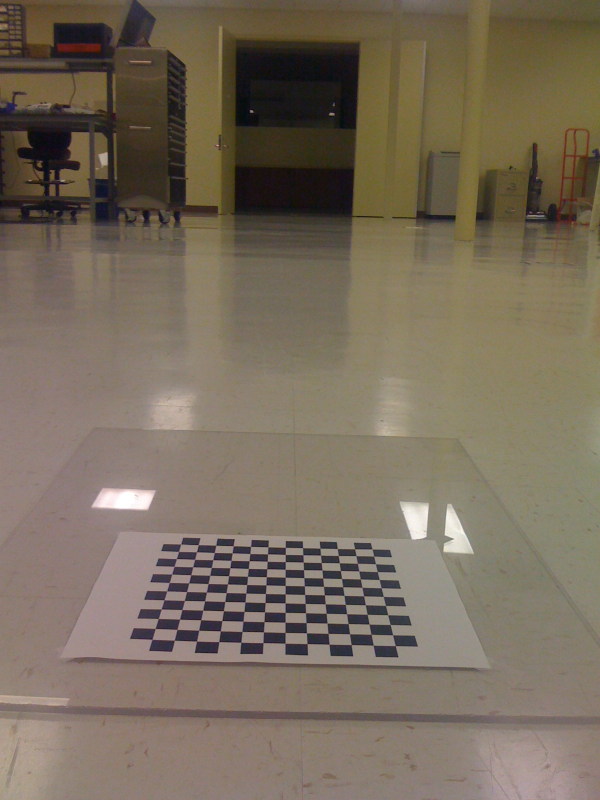
#> input picture Learning.OpenCV/birdseye/IMG_0214.jpg, 1200 x 1600 px (shown at 1/2 size)
$ python logPolar.py ../../../../Learning.OpenCV/birdseye/IMG_0214.jpg   (Python 2 division)
#> lines starting #> are read from the running program, lines starting #| are printed output that depends on the picture
# -*- coding: utf-8 -*-
import cv2
import sys
#主函数
if __name__ == "__main__":
    if len(sys.argv)>1:
        src = cv2.imread(sys.argv[1],cv2.IMREAD_ANYCOLOR)
#> src is the input picture: shape (1600, 1200, 3); mean B, G, R 91.9, 108.1, 120.2
    else:
        print "Usage: python logPolar.py image"
    #显示原图
    cv2.imshow("src",src)
    #图像的极坐标变换
    M = 150
    dst=cv2.logPolar(src,(508,503),M,cv2.WARP_FILL_OUTLIERS)
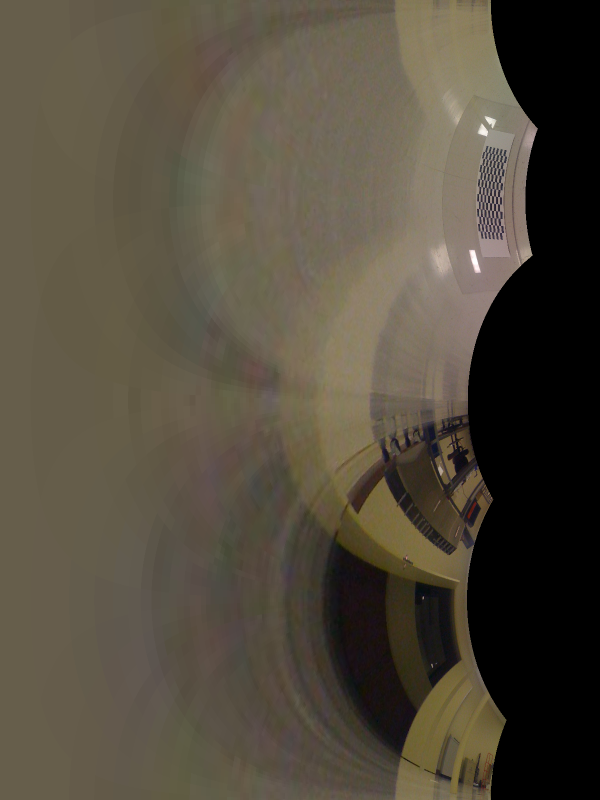
#> dst: shape (1600, 1200, 3) (shown at 1/2 size); mean B, G, R 60.9, 75, 82.4
    #显示极坐标变化的结果
    print src.shape
#| (1600, 1200, 3)
    print dst.shape
#| (1600, 1200, 3)
    cv2.imshow("dst",dst)
    cv2.imwrite("logPolar_150.jpg",dst)
    cv2.waitKey(0)
    cv2.destroyAllWindows()


$ run again, on Learning.OpenCV/birdseye/IMG_0217.jpg
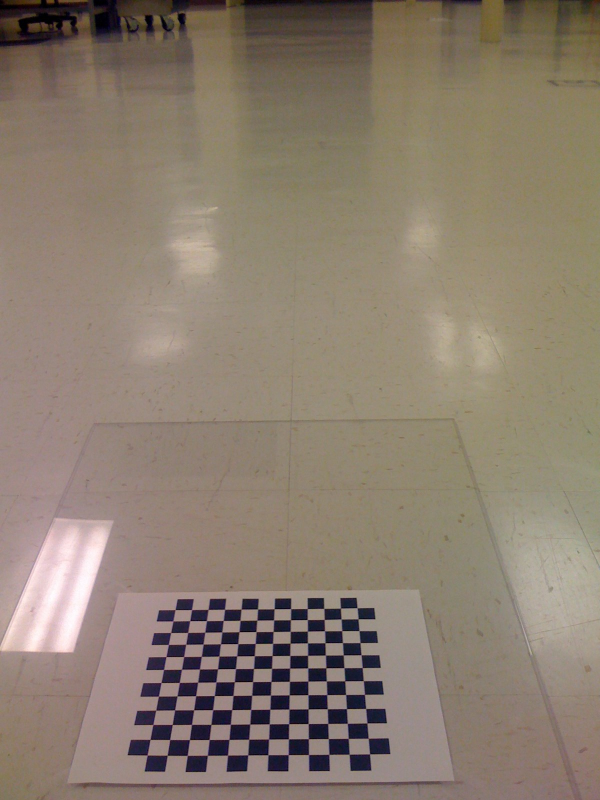
#> input picture Learning.OpenCV/birdseye/IMG_0217.jpg, 1200 x 1600 px (shown at 1/2 size)
#> src is the input picture: shape (1600, 1200, 3); mean B, G, R 111.4, 125.9, 139.5
#> `dst=cv2.logPolar(src,(508,503),M,cv2.WARP_FILL_OUTLIERS)`:
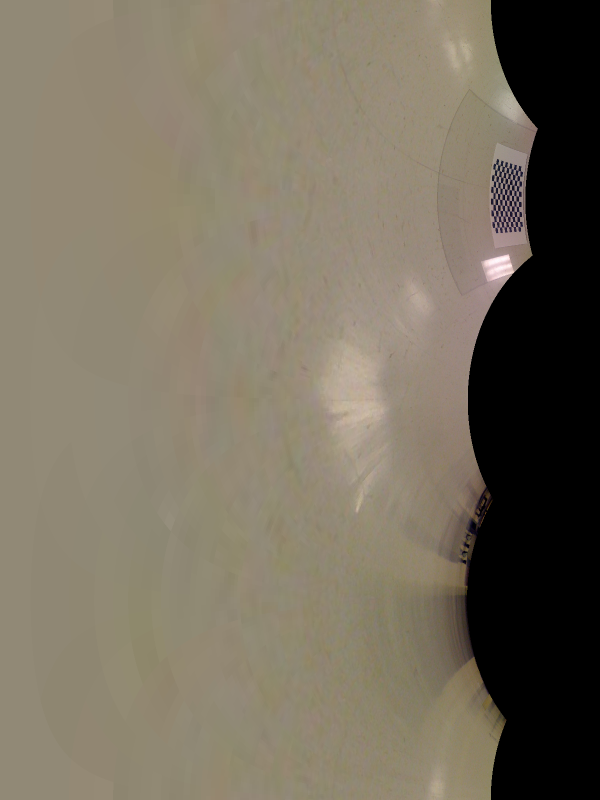
#> dst: shape (1600, 1200, 3) (shown at 1/2 size); mean B, G, R 95, 111.3, 119.7
#| (1600, 1200, 3)
#| (1600, 1200, 3)

$ run again, on Learning.OpenCV/birdseye/IMG_0218.jpg
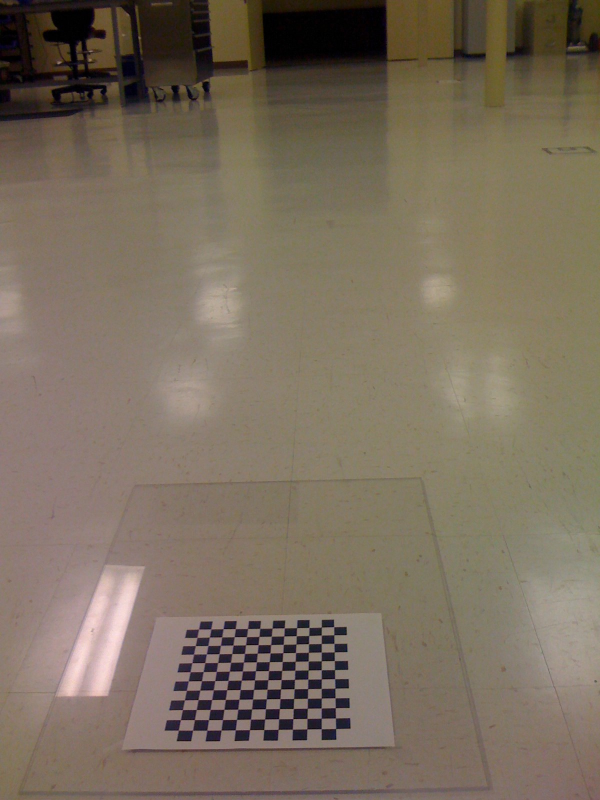
#> input picture Learning.OpenCV/birdseye/IMG_0218.jpg, 1200 x 1600 px (shown at 1/2 size)
#> src is the input picture: shape (1600, 1200, 3); mean B, G, R 94.1, 110.4, 123
#> `dst=cv2.logPolar(src,(508,503),M,cv2.WARP_FILL_OUTLIERS)`:
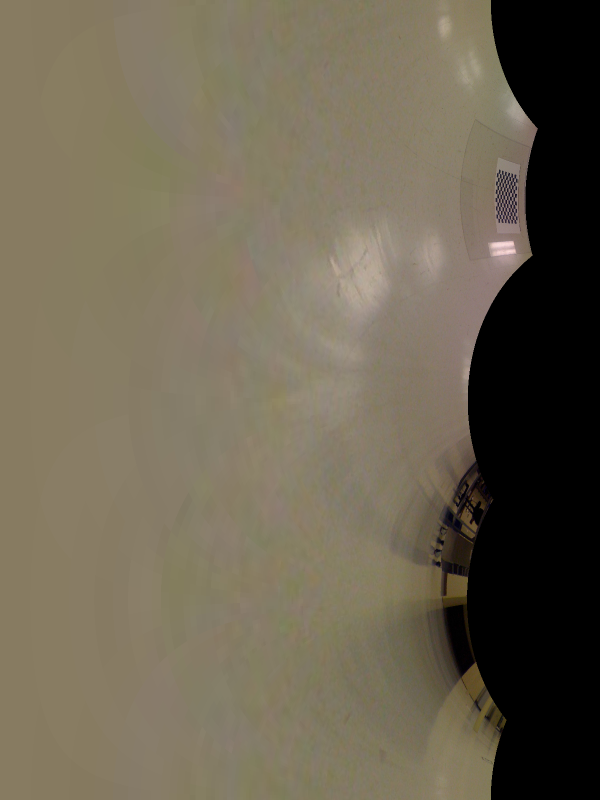
#> dst: shape (1600, 1200, 3) (shown at 1/2 size); mean B, G, R 82, 100.2, 108.7
#| (1600, 1200, 3)
#| (1600, 1200, 3)

$ run again, on Learning.OpenCV/birdseye/IMG_0219.jpg
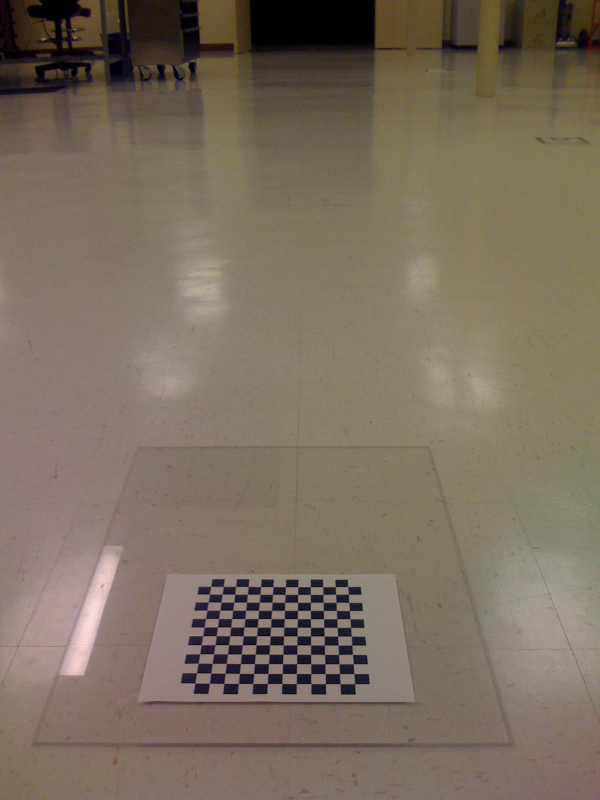
#> input picture Learning.OpenCV/birdseye/IMG_0219.jpg, 1200 x 1600 px (shown at 1/2 size)
#> src is the input picture: shape (1600, 1200, 3); mean B, G, R 95.4, 110.4, 122.5
#> `dst=cv2.logPolar(src,(508,503),M,cv2.WARP_FILL_OUTLIERS)`:
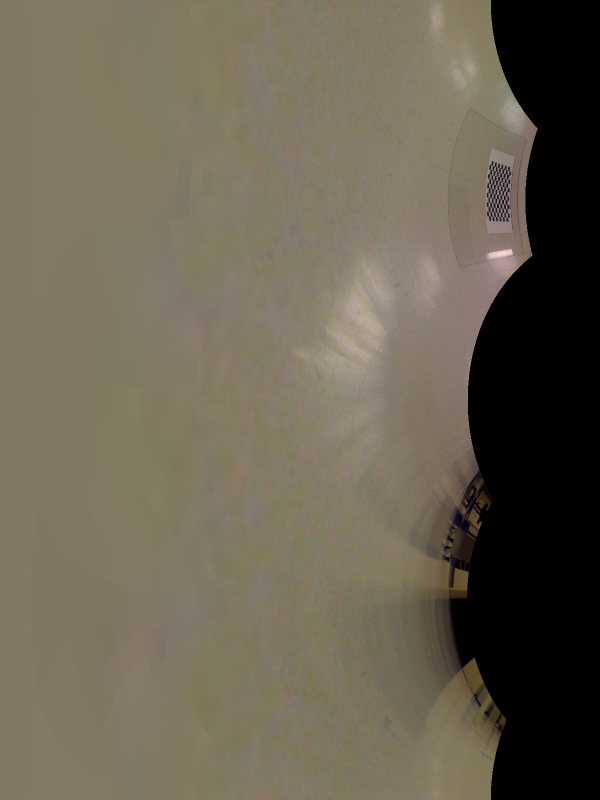
#> dst: shape (1600, 1200, 3) (shown at 1/2 size); mean B, G, R 81.8, 98.6, 106.1
#| (1600, 1200, 3)
#| (1600, 1200, 3)
